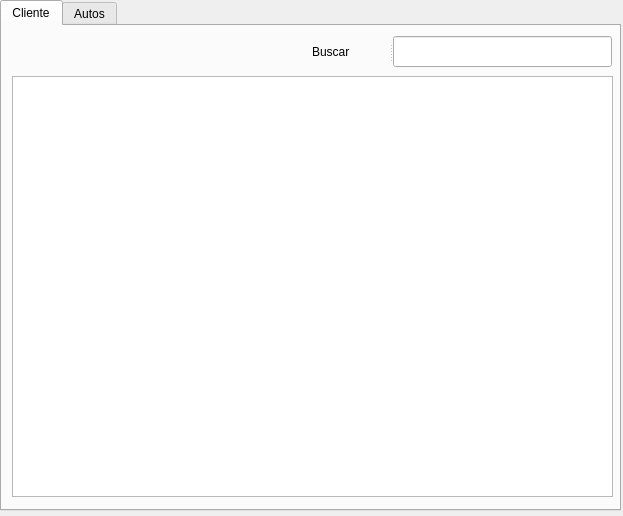
<?xml version="1.0" encoding="UTF-8"?>
<ui version="4.0">
 <class>MainWindow</class>
 <widget class="QMainWindow" name="MainWindow">
  <property name="geometry">
   <rect>
    <x>0</x>
    <y>0</y>
    <width>623</width>
    <height>516</height>
   </rect>
  </property>
  <property name="windowTitle">
   <string>MainWindow</string>
  </property>
  <widget class="QWidget" name="centralwidget">
   <widget class="QTabWidget" name="main_tab">
    <property name="geometry">
     <rect>
      <x>0</x>
      <y>0</y>
      <width>621</width>
      <height>511</height>
     </rect>
    </property>
    <property name="sizePolicy">
     <sizepolicy hsizetype="Maximum" vsizetype="Maximum">
      <horstretch>0</horstretch>
      <verstretch>0</verstretch>
     </sizepolicy>
    </property>
    <property name="currentIndex">
     <number>0</number>
    </property>
    <widget class="QWidget" name="cliente_tab">
     <attribute name="title">
      <string>Cliente</string>
     </attribute>
     <widget class="QTableWidget" name="tableWidget">
      <property name="geometry">
       <rect>
        <x>10</x>
        <y>50</y>
        <width>601</width>
        <height>421</height>
       </rect>
      </property>
     </widget>
     <widget class="QWidget" name="layoutWidget">
      <property name="geometry">
       <rect>
        <x>9</x>
        <y>10</y>
        <width>601</width>
        <height>31</height>
       </rect>
      </property>
      <layout class="QHBoxLayout" name="horizontalLayout_2">
       <item>
        <spacer name="horizontalSpacer_2">
         <property name="orientation">
          <enum>Qt::Horizontal</enum>
         </property>
         <property name="sizeHint" stdset="0">
          <size>
           <width>108</width>
           <height>20</height>
          </size>
         </property>
        </spacer>
       </item>
       <item>
        <widget class="QSplitter" name="splitter_4">
         <property name="orientation">
          <enum>Qt::Horizontal</enum>
         </property>
         <widget class="QLabel" name="label_4">
          <property name="text">
           <string>Buscar</string>
          </property>
         </widget>
         <widget class="QLineEdit" name="lineEdit_2"/>
        </widget>
       </item>
      </layout>
     </widget>
    </widget>
    <widget class="QWidget" name="auto_tab">
     <attribute name="title">
      <string>Autos</string>
     </attribute>
     <widget class="QTableWidget" name="tableWidget_2">
      <property name="geometry">
       <rect>
        <x>10</x>
        <y>50</y>
        <width>601</width>
        <height>421</height>
       </rect>
      </property>
     </widget>
     <widget class="QWidget" name="layoutWidget">
      <property name="geometry">
       <rect>
        <x>10</x>
        <y>10</y>
        <width>601</width>
        <height>35</height>
       </rect>
      </property>
      <layout class="QHBoxLayout" name="horizontalLayout">
       <item>
        <widget class="QSplitter" name="splitter_2">
         <property name="orientation">
          <enum>Qt::Horizontal</enum>
         </property>
         <widget class="QLabel" name="label_2">
          <property name="text">
           <string>Marcas</string>
          </property>
         </widget>
         <widget class="QComboBox" name="comboBox"/>
        </widget>
       </item>
       <item>
        <widget class="QSplitter" name="splitter_3">
         <property name="orientation">
          <enum>Qt::Horizontal</enum>
         </property>
         <widget class="QLabel" name="label_3">
          <property name="text">
           <string>Modelos</string>
          </property>
         </widget>
         <widget class="QComboBox" name="comboBox_2"/>
        </widget>
       </item>
       <item>
        <spacer name="horizontalSpacer">
         <property name="orientation">
          <enum>Qt::Horizontal</enum>
         </property>
         <property name="sizeHint" stdset="0">
          <size>
           <width>40</width>
           <height>20</height>
          </size>
         </property>
        </spacer>
       </item>
       <item>
        <widget class="QSplitter" name="splitter">
         <property name="orientation">
          <enum>Qt::Horizontal</enum>
         </property>
         <widget class="QLabel" name="label">
          <property name="text">
           <string>Buscar</string>
          </property>
         </widget>
         <widget class="QLineEdit" name="lineEdit"/>
        </widget>
       </item>
      </layout>
     </widget>
    </widget>
   </widget>
  </widget>
 </widget>
 <resources/>
 <connections/>
</ui>
